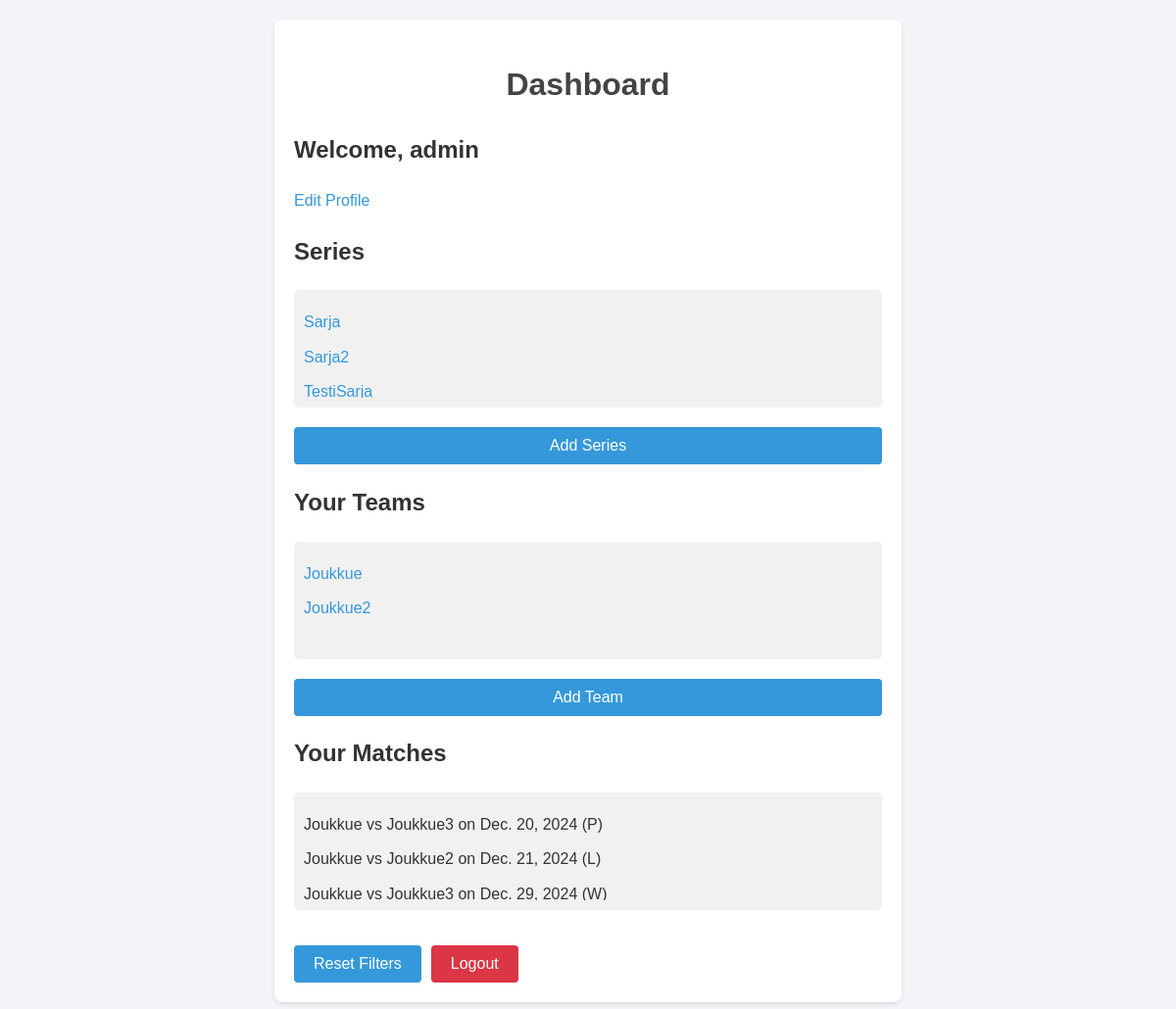
Before: /dashboard/ (signed in) with the older database file.
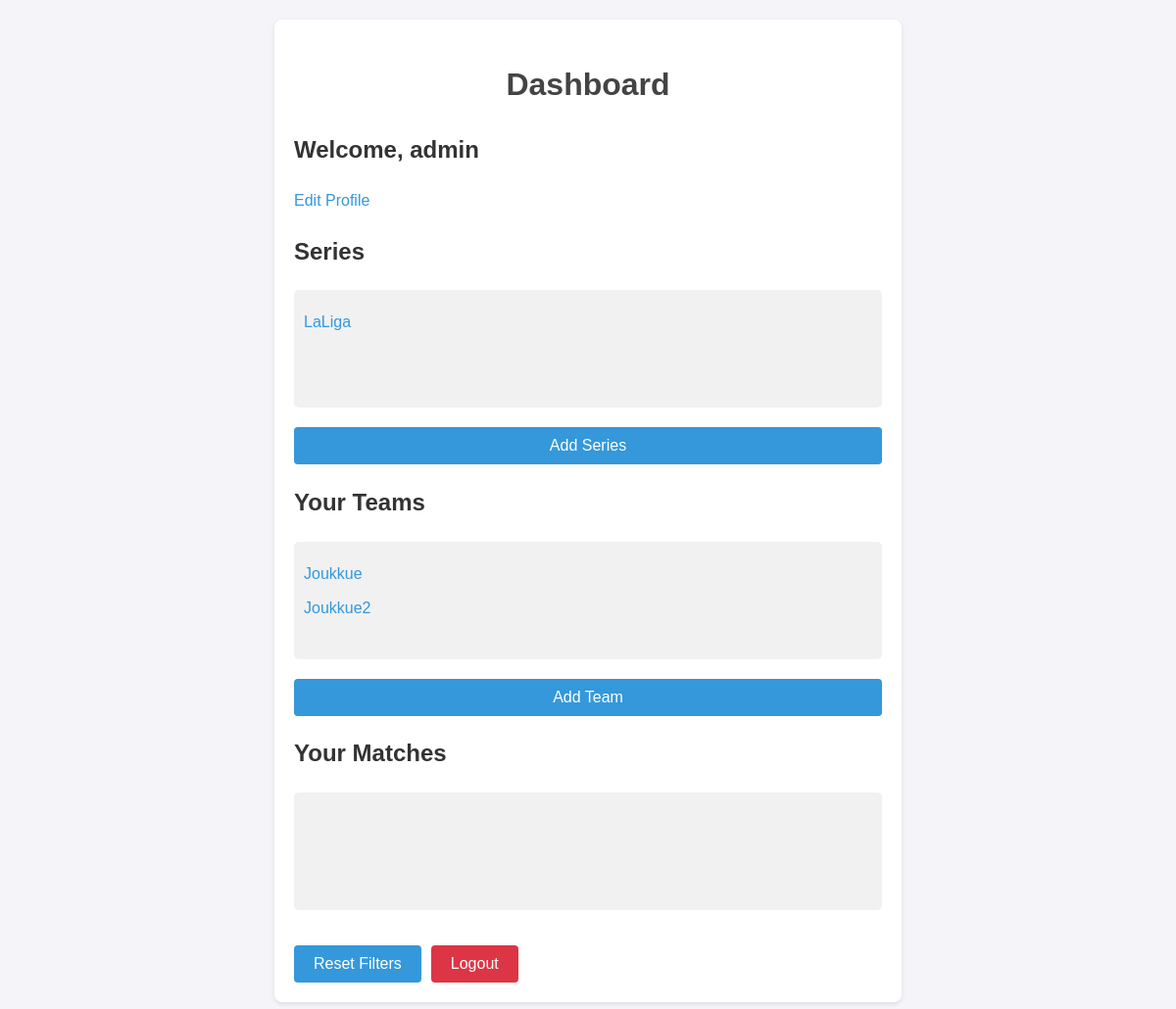
After: the same page with the newer database file.
### accounts/models.py (models this page shows, shortened)
class User(AbstractUser):
    pass

class Series(models.Model):
    name = models.CharField(max_length=100, unique=True)
    teams = models.ManyToManyField('Team', related_name='series')

class Team(models.Model):
    name = models.CharField(max_length=100, unique=True)
    user = models.ForeignKey(User, on_delete=models.CASCADE, null=True, blank=True)
    def __str__(self):
        return f"{self.name} (User: {self.user.username if self.user else 'Global'})"

class Match(models.Model):
    RESULT_CHOICES = [
        ("P", "Pending"),
        ("W", "Win"),
        ("D", "Draw"),
        ("L", "Loss"),
    ]
    series = models.ForeignKey(Series, on_delete=models.CASCADE, null=True, blank=True)
    team = models.ForeignKey(Team, on_delete=models.CASCADE, related_name='matches')
    opponent = models.ForeignKey(Team, on_delete=models.CASCADE, related_name='opponent_matches', null=True)
    result = models.CharField(
        max_length=1,
        choices=RESULT_CHOICES,
        default="P"
    )
    match_date = models.DateField(auto_now_add=True)

### accounts/views.py (the view)
# urls.py: path('dashboard/', UserDashboardView.as_view(), name='user-dashboard'),
class UserDashboardView(View):
    def get(self, request):
        if not request.user.is_authenticated:
            return redirect("user-login")
        series = Series.objects.all()
        teams = Team.objects.filter(user=request.user)
        matches = Match.objects.filter(team__in=teams)
        context = {
            "user": request.user,
            "series": series,
            "teams": teams,
            "matches": matches,
            "series_form": SeriesForm(),
            "team_form": TeamForm(),
        }
        return render(request, "accounts/dashboard.html", context)

### accounts/templates/accounts/dashboard.html (shortened to what this page needs)
{% load static %}
<!DOCTYPE html>
<html lang="en">
<head>
    <link rel="stylesheet" href="{% static 'css/styles.css' %}">
</head>
<body>
    <div class="content">
        <h1>Dashboard</h1>
        <h2>Welcome, {{ user.username }}</h2>
        <a href="{% url 'profile' %}">Edit Profile</a>
        <h2>Series</h2>
        <div class="container">
            <ul>
                {% for s in series %}
                <li>
                    <a href="#" class="series-link" data-series-id="{{ s.id }}">
                        {{ s.name }}
                    </a>
                </li>
                {% endfor %}
            </ul>
        </div>
        <button id="show-series-form">Add Series</button>
        <h2>Your Teams</h2>
        <div class="container">
            <ul id="teams-list">
                {% for t in teams %}
                <li>
                    <a href="#" class="team-link" data-team-id="{{ t.id }}">
                        {{ t.name }}
                    </a>
                </li>
                {% endfor %}
            </ul>
        </div>
        <button id="show-team-form">Add Team</button>
        <h2>Your Matches</h2>
        <div class="container">
            <ul id="matches-list">
                {% for m in matches %}
                <li>
                    {{ m.team.name }} vs {{ m.opponent.name }}
                    on {{ m.match_date }} ({{ m.result }})
                </li>
                {% endfor %}
            </ul>
        </div>
        <div class="buttons">
            <button id="reset-filters">Reset Filters</button>
            <form method="post" action="{% url 'user-logout' %}">
                <button type="submit">Logout</button>
            </form>
        </div>
    </div>
</body>
</html>

### accounts/static/css/styles.css (style rules this page uses)
body { font-family: Arial, sans-serif; margin: 0; padding: 0; background-color: #f4f4f9; color: #333; line-height: 1.6; }
.content { max-width: 50%; margin: 20px auto; padding: 20px; background: #fff; border-radius: 8px; box-shadow: 0 2px 5px rgba(0, 0, 0, 0.1); }
h1 { text-align: center; color: #444; }
h2 { color: #333; }
ul { list-style: none; padding: 0; margin: 0; width: 95%; height: 100px; overflow-x: hidden; overflow-y: auto; }
ul li { margin: 10px 0; }
a { text-decoration: none; color: #3498db; }
.container { margin: 20px 0; padding: 10px; background-color: #f1f1f1; border-radius: 5px; }
button { display: block; width: 100%; padding: 10px; background: #3498db; color: #fff; border: none; border-radius: 4px; cursor: pointer; font-size: 16px; margin-top: 1em; }
.buttons { display: flex; gap: 10px; margin-top: 20px; }
.buttons button { width: auto; padding: 10px 20px; }
.buttons form button { background-color: #dc3545; }

Changed rows visible on the page:
removed Series: name "Sarja"
removed Series: name "Sarja2"
removed Series: name "TestiSarja"
removed Match: team.name "Joukkue", opponent.name "Joukkue3", match_date "Dec. 20, 2024", result "P"
removed Match: team.name "Joukkue", opponent.name "Joukkue2", match_date "Dec. 21, 2024", result "L"
removed Match: team.name "Joukkue", opponent.name "Joukkue3", match_date "Dec. 29, 2024", result "W"
added Series: name "LaLiga"
